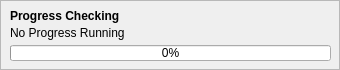
         <widget class="QFrame" name="frame_2">
          <property name="minimumSize">
           <size>
            <width>0</width>
            <height>70</height>
           </size>
          </property>
          <property name="maximumSize">
           <size>
            <width>16777215</width>
            <height>90</height>
           </size>
          </property>
          <property name="font">
           <font>
            <pointsize>9</pointsize>
           </font>
          </property>
          <property name="frameShape">
           <enum>QFrame::StyledPanel</enum>
          </property>
          <property name="frameShadow">
           <enum>QFrame::Plain</enum>
          </property>
          <property name="lineWidth">
           <number>2</number>
          </property>
          <widget class="QProgressBar" name="progressBar">
           <property name="enabled">
            <bool>true</bool>
           </property>
           <property name="geometry">
            <rect>
             <x>10</x>
             <y>45</y>
             <width>321</width>
             <height>16</height>
            </rect>
           </property>
           <property name="font">
            <font>
             <pointsize>9</pointsize>
            </font>
           </property>
           <property name="value">
            <number>0</number>
           </property>
           <property name="textVisible">
            <bool>true</bool>
           </property>
           <property name="orientation">
            <enum>Qt::Horizontal</enum>
           </property>
           <property name="invertedAppearance">
            <bool>false</bool>
           </property>
           <property name="textDirection">
            <enum>QProgressBar::TopToBottom</enum>
           </property>
          </widget>
          <widget class="QLabel" name="label_Progress">
           <property name="geometry">
            <rect>
             <x>10</x>
             <y>0</y>
             <width>281</width>
             <height>31</height>
            </rect>
           </property>
           <property name="font">
            <font>
             <pointsize>9</pointsize>
             <weight>75</weight>
             <bold>true</bold>
            </font>
           </property>
           <property name="text">
            <string>Progress Checking</string>
           </property>
          </widget>
          <widget class="QLabel" name="label_progress">
           <property name="geometry">
            <rect>
             <x>10</x>
             <y>22</y>
             <width>281</width>
             <height>21</height>
            </rect>
           </property>
           <property name="font">
            <font>
             <pointsize>9</pointsize>
            </font>
           </property>
           <property name="text">
            <string>No Progress Running</string>
           </property>
          </widget>
         </widget>
